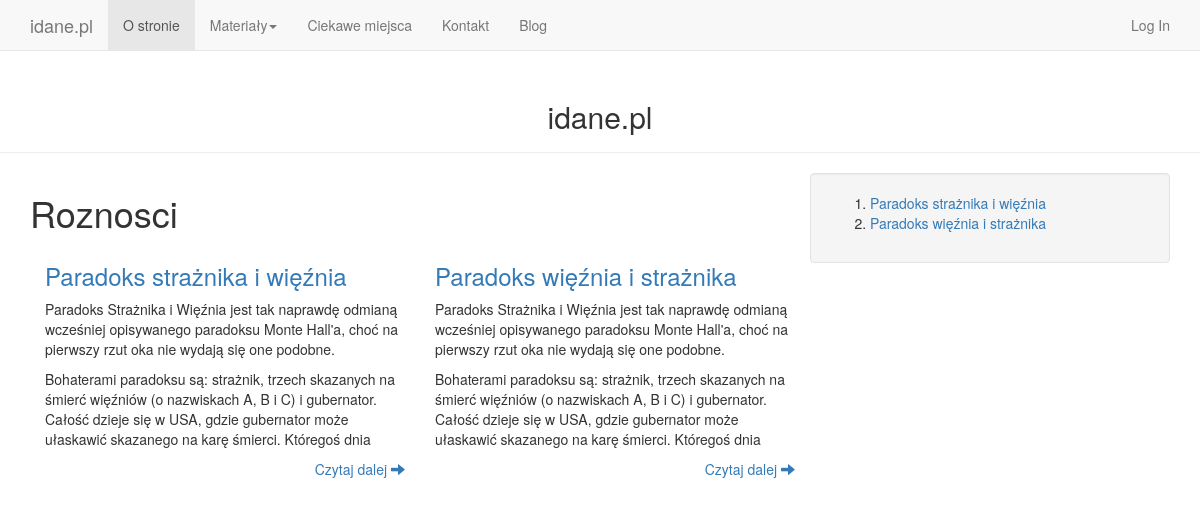
The page /contents/paradoksy (signed in) on the database its author committed.
### app/models.py (models this page shows, shortened)
class ContentContainer(db.Model):
    __tablename__ = 'content_containters'
    id = db.Column(db.Integer, nullable=False, primary_key=True)
    title = db.Column(db.String(80), nullable = False)
    short_title = db.Column(db.String(80), nullable = False)
    introduction = db.Column(db.String(100000))

class Article(db.Model):
    __tablename__='articles'
    id = db.Column(db.Integer, nullable=False, primary_key=True)
    title = db.Column(db.String(250), nullable=False)
    short_title = db.Column(db.String(20), nullable=False) ## this is just for dynamically creating paths - I want to keep this compatible with the present version of idane.pl
    body = db.Column(db.String(100000), nullable=False)
    short_body = db.Column(db.String(1000), nullable=False)
    content_container_id = db.Column(db.Integer, db.ForeignKey('content_containters.id'))
    content_container = db.relationship('ContentContainer', backref='articles')
    page_number = db.Column(db.Integer()) ## nr. rozdzialu w ksiazce
    user_id = db.Column(db.Integer, db.ForeignKey('users.id'))
    user = db.relationship('User', backref='articles')
    keywords = db.relationship('KeyWord', secondary=association_table, backref='articles')
    category_id = db.Column(db.Integer, db.ForeignKey('categories.id'))
    category = db.relationship('Category', backref='articles')
    type_id = db.Column(db.Integer, db.ForeignKey('article_types.id'))
    type_name = db.relationship('ArticleType', backref='articles')
    date_time = db.Column(db.DateTime, default=db.func.now())

### app/main/views.py (the view)
@main.route('/contents/<content_container_short>')
def table_of_contents(content_container_short):
    articles = Article.query.filter(Article.content_container.has(short_title=content_container_short)).order_by(Article.date_time).all()
    title, titles_list = generate_chapters_list(content_container_short)
    return render_template('table_of_contents.html', articles=generate_blogs_list(articles, 150), titles=titles_list, title=title)

### app/main/views.py (called while the page is built)
def generate_chapters_list(content_container_short):
    chapters = Article.query.filter(Article.content_container.has(short_title=content_container_short)).all()
    title = ContentContainer.query.filter_by(short_title=content_container_short).first().title
    chapters=sorted(chapters, key=attrgetter('page_number'))
    titles_list = [(chapter.title, chapter.short_title) for chapter in chapters]
    return(title, titles_list)

### app/models.py (called while the page is built)
@login_manager.user_loader
def load_user(usr_id):
    return User.query.get(int(usr_id))

### app/templates/table_of_contents.html (shortened to what this page needs)
{% extends "base.html" %}
{% block head %}
{{ super() }}
{% endblock %}
{% block content %}
{% block page_content %}
<div class = "container">
  <div class = "row">
    <div class="col-md-8">
      <h1> {{ title }} </h1>
       <div class="container">
        <div class="row">
	  <div class="col-md-4">
	    <h3><a href="{{ url_for('main.book_chapter',
			 content_container_short=articles[0]['content_container'].short_title,
			 short_title=articles[0]['short_title']) }}">{{ articles[0]['title'] }}</a></h3>
	    {{ articles[0]['short_body']|safe }}
	    <p align="right"><a href="{{ url_for('main.book_chapter',
				      content_container_short=articles[0]['content_container'].short_title,
				      short_title=articles[0]['short_title'])
				      }}"> Czytaj
		dalej <span class="glyphicon
				   glyphicon-arrow-right"></span></a></p>
	  </div>
	  <div class="col-md-4">
	    <h3><a href="{{ url_for('main.book_chapter',
			 content_container_short=articles[1]['content_container'].short_title,
			 short_title=articles[1]['short_title']) }}">{{ articles[1]['title'] }}</a></h3>
	    {{ articles[1]['short_body']|safe }}
	    <p align="right"><a href="{{ url_for('main.book_chapter',
				      content_container_short=articles[1]['content_container'].short_title,
				      short_title=articles[1]['short_title'])
				      }}"> Czytaj
		dalej <span class="glyphicon
				   glyphicon-arrow-right"></span></a></p>
	  </div>
	</div>
      </div>
      {% set vars={'row_open': false} %}
  </div>
  <div class="col-md-4" background-color="#AAAAAA">
    <div class="well">
      <ol>
	{% for title in titles%}
	<li><a href=#>{{ title[0] }}</li>
	{% endfor %}
      </ol>
    </div>
  </div>
  {% endblock %}
  {% endblock %}

### app/static/idaneCMS.css (style rules this page uses)
body { padding-top: 60px; }

### rows shown on the page
ContentContainer: title "Roznosci"
Article: title "Paradoks strażnika i więźnia", short_body "Paradoks Strażnika i Więźnia jest tak naprawdę odmianą wcześniej opisywanego paradoksu Monte Hall'a, choć na pierwszy rzut oka nie wydają się one podobne. Bohaterami paradoksu są: strażnik, trzech skazanych na śmierć więźniów (o nazwiskach A, B i C) i gubernator. Całość dzieje się w USA, gdzie gubernator może ułaskawić skazanego na karę śmierci. Któregoś dnia"
Article: title "Paradoks więźnia i strażnika", short_body "Paradoks Strażnika i Więźnia jest tak naprawdę odmianą wcześniej opisywanego paradoksu Monte Hall'a, choć na pierwszy rzut oka nie wydają się one podobne. Bohaterami paradoksu są: strażnik, trzech skazanych na śmierć więźniów (o nazwiskach A, B i C) i gubernator. Całość dzieje się w USA, gdzie gubernator może ułaskawić skazanego na karę śmierci. Któregoś dnia"
